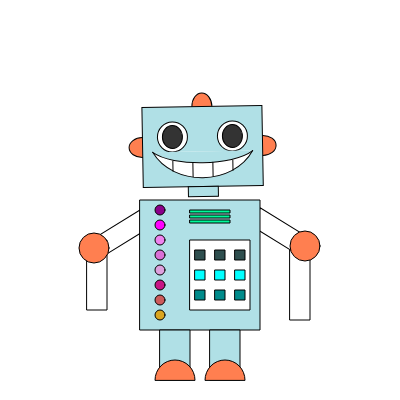
Frame 1 (no input)
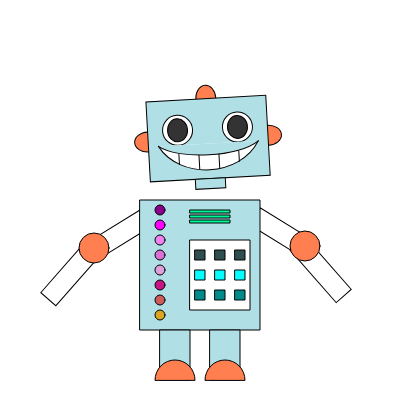
Frame 60 (no input)
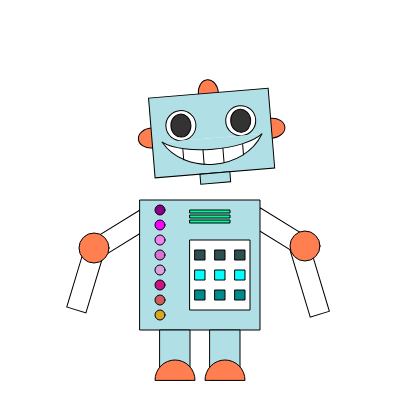
Frame 120 (the mouse pressed at the canvas centre since frame 60)

The p5.js sketch that drew these frames (run headless with seeded random() and noise() and a simulated clock; from frame 60 on, the mouse is pressed at the canvas centre):

// p5.js sketch
// ── sketch.js
let armAngle = 0;
let angleChange = 0.7
let ANGLE_LIMIT = 50

let armAngle2 = 1
let angleChange2= 0.1
let ANGLE_LIMIT2 = 5

function setup() {
  createCanvas(400, 400);
}

function draw() {
  background(255);
  robo = new Robo();
  push()
  robo.Construir()

  armAngle += angleChange;
  armAngle2 += angleChange2;
  rotatebraco()
  rotatecabeca()
  pop()
}

function rotatebraco(){
if (armAngle > ANGLE_LIMIT || armAngle <0)
  {
    angleChange = -angleChange;
    armAngle += angleChange;
  }
}
function rotatecabeca(){
if (armAngle2 > ANGLE_LIMIT2 || armAngle2 <1)
  {
    angleChange2 = -angleChange2;
    armAngle2 += angleChange2;
  }
}
class Robo{
  Construir(){
    push()
    rotate(radians(-armAngle2));
    this.Antena()
    this.OrelhaEsquerda()
    this.OrelhaDireita()
    this.Cabeca()
    this.OlhoEsquerdo()
    this.OlhoDireito()
    this.Boca()
    this.Pescoco()
    pop()
    this.BracoEsquerdo()
    this.Braco2Esquerdo()
    this.BracoDireito()
    this.Braco2Direito()
    this.CotoveloDireito()
    this.CotoveloEsquerdo()
    this.Corpo()
    this.Bolinhas()
    this.Retangulo()
    this.Quadradros()
    this.Pernas()
    this.Pe()
  }
  Antena(){/bolinha de cima da cabeça/
    push()
    translate(200,110)
    fill(255,127,80)
    ellipse(0,0,20,27);
    fill(255,127,80)
    pop()
  }
  OrelhaEsquerda(){/bolinha da esquerda da cabeça/
    push()
    translate(140,150)
    fill(255,127,80)
    ellipse(0,0,27,20);
    fill(255)
    pop()
  }
  OrelhaDireita(){/bolinha da direita da cabeça/
    push()
    translate(260,150)
    //rotate(radians(-armAngle2));
    fill(255,127,80)
    ellipse(0,0,27,20);
    fill(255)
    pop()
  }
  Cabeca(){
    push()
    rectMode(CENTER)
    fill(176,224,230)
    translate(200,150)
    //rotate(radians(-armAngle2));
    rect(0,0,120,80);/cabeça/
    fill(255)
    pop()
  }
  OlhoEsquerdo(){
    push()
    translate(170,140)
    ellipse(0,0,30,30)
    fill(51)
    ellipse(0,0,20,23)
    fill(255)
    pop()
  }
  OlhoDireito(){
    push()
    translate(230,140)
    ellipse(0,0,30,30)
    fill(51)
    ellipse(0,0,20,23)
    fill(255)
    pop()
  }
  Pescoco(){
    push()
    fill(176,224,230)
    translate(185,190)
    rect(0,0,30,10);
    fill(255)
    pop()
  }
  Corpo(){
    fill(176,224,230)
    rect(140,200,120,130)
    fill(255)
  }
  Bolinhas(){
    fill(139,0,139)
    ellipse(160,210,10,10);
    fill(255,0,255)
    ellipse(160,225,10,10);
    fill(238,130,238)
    ellipse(160,240,10,10);
    fill(218,112,214)
    ellipse(160,255,10,10);
    fill(221,160,221)
    ellipse(160,270,10,10);
    fill(199,21,133)
    ellipse(160,285,10,10);
    fill(205,92,92)
    ellipse(160,300,10,10);
    fill(218,165,32)
    ellipse(160,315,10,10);
    fill(255)
  }
  Retangulo(){
    fill(0,250,154)
    rect(190,210,40,3);
    rect(190,215,40,3);
    rect(190,220,40,3);
    fill(255)
  }
  Quadradros(){
    rect(190,240,60,70); /retangulo medio dentro do corpo/
  
    fill(47,79,79)
    rect(195,250,10,10);
    rect(215,250,10,10);
    rect(235,250,10,10);
    fill(255)
    fill(0,255,255)
    rect(195,270,10,10);
    rect(215,270,10,10);
    rect(235,270,10,10);
    fill(255)
    fill(0,139,139)
    rect(195,290,10,10);
    rect(215,290,10,10);
    rect(235,290,10,10);  
    fill(255)
  }
  Pernas(){
    fill(176,224,230)
    rect(160,330,30,50);/perna/
    rect(210,330,30,50);/perna/
    fill(255)
  }
  Pe(){
    fill(255,127,80)
    arc(175, 380, 40, 40, PI, 0, CHORD);
    arc(225, 380, 40, 40, PI, 0, CHORD);
    fill(255)
  }
  Boca(){
    bezier(150,155,170,190,230,190,250,155);
    fill(176,224,230)
    bezier(150,155,170,170,230,170,250,155);
    fill(255)
    line(170,164,170,174.3);
    line(190,166,190,180); 
    line(210,166,210,180); 
    line(230,164,230,174.3);
  }
  CotoveloEsquerdo(){
    push()
    fill(255,127,80)
    translate(94,248)
    ellipse(0,0,30,30)
    fill(255)
    pop()
  }
  CotoveloDireito(){
    push()
    fill(255,127,80)
    translate(305,246)
    ellipse(0,0,30,30)
    fill(255)
    pop()
  }
  Braco2Esquerdo(){
    push()
    translate(87,240)
    rotate(radians(armAngle))
    rect(0,0,20,70)
    pop()
  }
  BracoEsquerdo(){
    push()
    translate(140,210)
    rotate(45)
    rect(0,0,20,65)
    pop()
  }
  BracoDireito(){
    push()
    translate(250,225)
    rotate(-45)
    rect(0,0,20,65)
    pop()
  }
  Braco2Direito(){
    push()
    translate(290,250)
    rotate(radians(-armAngle))
    rect(0,0,20,70)
    pop()
  }
}
